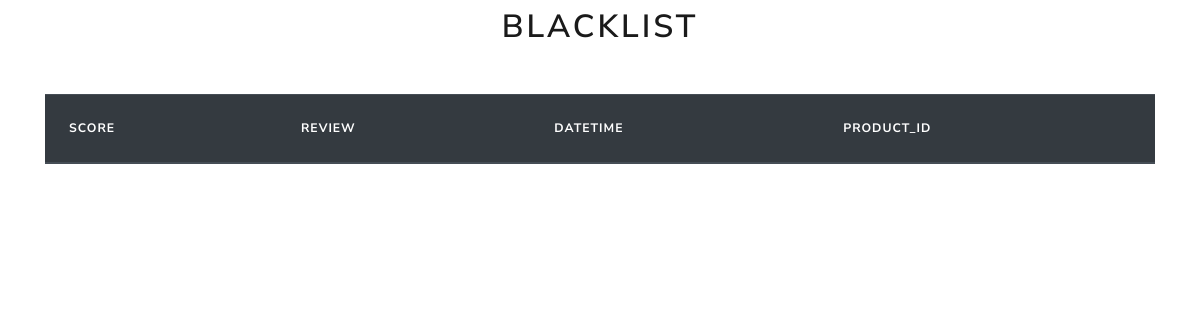
Before: /board/list/ with the older database file.
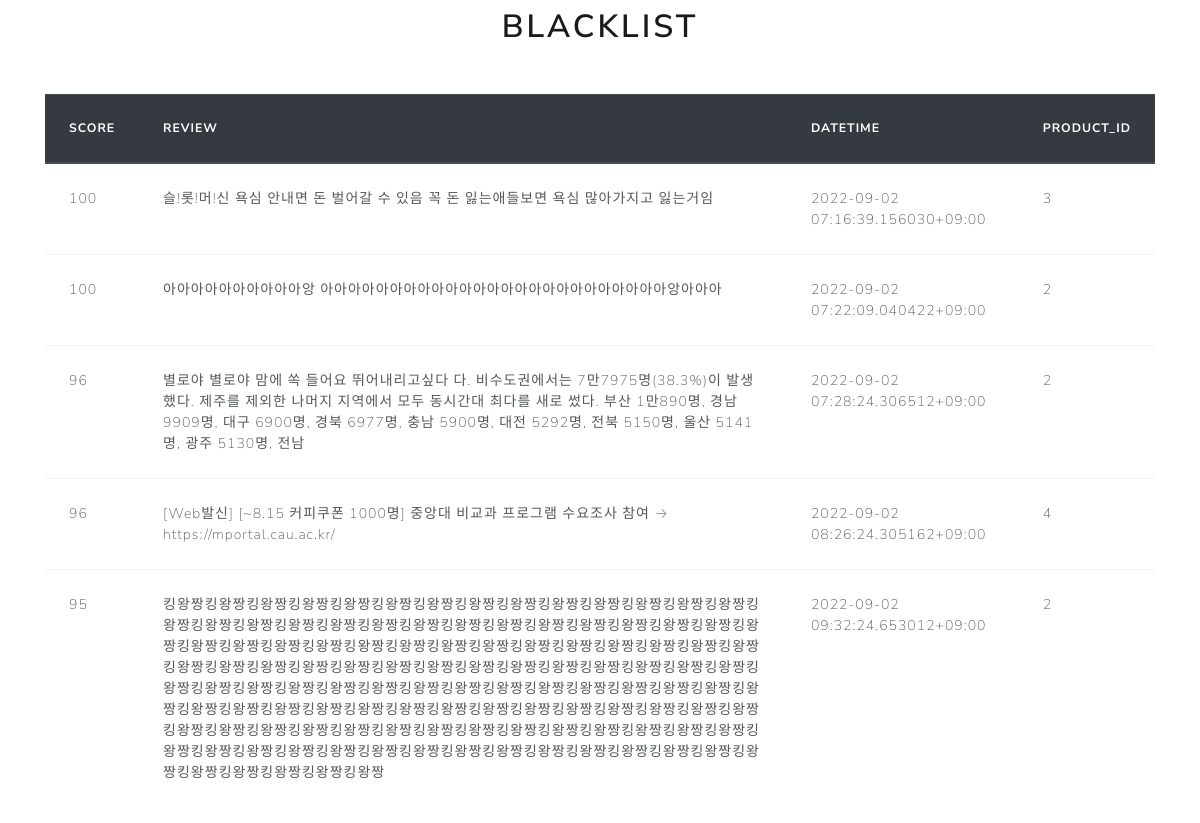
After: the same page with the newer database file.
### base/models.py (models this page shows)
class Blacklist(models.Model):
    score =  models.IntegerField(null=True, blank=True)
    review = models.TextField(null=True, blank=True)
    datetime = models.TextField(null=True, blank=True)
    product_id = models.TextField(null=True, blank=True)
    _id = models.AutoField(primary_key=True, editable=False)
    def __str__(self):
        return str(self.score)

### base/views/board_views.py (the view)
# urls.py: path('list/', views.board_list),
def board_list(request):
    queryset = Blacklist.objects.all()
    print(queryset)
    return render(request, "board_list.html", {"boards": queryset})

### base/templates/board_list.html (shortened to what this page needs)
<!DOCTYPE html>
<html lang="en">
  <head>
    <link
      rel="stylesheet"
      href="https://stackpath.bootstrapcdn.com/bootstrap/4.5.0/css/bootstrap.min.css"
    />
    <link rel="stylesheet" href="/static/bootstrap.min.css" />
  </head>
  <body>
    <h1> BlackList </h1>
    <div class="container">
      <div class="row mt-5">
        <div class="col-12">
          <table class="table">
            <thead class="thead-dark">
              <tr>
                <th scope="col">score</th>
                <th scope="col">review</th>
                <th scope="col">datetime</th>
                <th scope="col">product_id</th>
              </tr>
            </thead>
            <tbody>
              {% for board in boards %}
              <tr>
                <td>{{ board.score }} </td>
                <td>{{ board.review }} </td>
                <td>{{ board.datetime }}</td>
                <td>{{ board.product_id }} </td>
              </tr>
              {% endfor %}
              </tbody>
          </table>
        </div>
      </div>
    </div>
  </body>
</html>

### base/templates/board_list.html (style rules this page uses)
h1 { text-align: center; }

Changed rows visible on the page:
added Blacklist: score "100", review "슬!롯!머!신 욕심 안내면 돈 벌어갈 수 있음 꼭 돈 잃는애들보면 욕심 많아가지고 잃는거임", datetime "2022-09-02 07:16:39.156030+09:00", product_id "3"
added Blacklist: score "100", review "아아아아아아아아아아앙 아아아아아아아아아아아아아아아아아아아아아아아아아앙아아아", datetime "2022-09-02 07:22:09.040422+09:00", product_id "2"
added Blacklist: score "96", review "별로야 별로야 맘에 쏙 들어요 뛰어내리고싶다 다. 비수도권에서는 7만7975명(38.3%)이 발생했다. 제주를 제외한 나머지 지역에서 모두 동시간대 최다를 새로 썼다. 부산 1만890명, 경남 9909명, 대구 6900명, 경북 6977명, 충남 5900명, 대전 5292명, 전북 5150명, 울산 5141명, 광주 5130명, 전남", datetime "2022-09-02 07:28:24.306512+09:00", product_id "2"
added Blacklist: score "96", review "[Web발신] [~8.15 커피쿠폰 1000명] 중앙대 비교과 프로그램 수요조사 참여 → https://mportal.cau.ac.kr/", datetime "2022-09-02 08:26:24.305162+09:00", product_id "4"
added Blacklist: score "95", review "킹왕짱킹왕짱킹왕짱킹왕짱킹왕짱킹왕짱킹왕짱킹왕짱킹왕짱킹왕짱킹왕짱킹왕짱킹왕짱킹왕짱킹왕짱킹왕짱킹왕짱킹왕짱킹왕짱킹왕짱킹왕짱킹왕짱킹왕짱킹왕짱킹왕짱킹왕짱킹왕짱킹왕짱킹왕짱킹왕짱킹왕짱킹왕짱킹왕짱킹왕짱킹왕짱킹왕짱킹왕짱킹왕짱킹왕짱킹왕짱킹왕짱킹왕짱킹왕짱킹왕짱킹왕짱킹왕짱킹왕짱킹왕짱킹왕짱킹왕짱킹왕짱킹왕짱킹왕짱킹왕짱킹왕짱킹왕짱킹왕짱킹왕짱킹왕짱킹왕짱킹왕짱킹왕짱킹왕짱킹왕짱킹왕짱킹왕짱킹왕짱킹왕짱킹왕짱킹왕짱킹왕짱킹왕짱킹왕짱킹왕짱킹왕짱킹왕짱킹왕짱킹왕짱킹왕짱킹왕짱킹왕짱킹왕짱킹왕짱킹왕짱킹왕짱킹왕짱킹왕짱킹왕짱킹왕짱킹왕짱킹왕짱킹왕짱킹왕짱킹왕짱킹왕짱킹왕짱킹왕짱킹왕짱킹왕짱킹왕짱킹왕짱킹왕짱킹왕짱킹왕짱킹왕짱킹왕짱킹왕짱킹왕짱킹왕짱킹왕짱킹왕짱킹왕짱킹왕짱킹왕짱킹왕짱킹왕짱킹왕짱킹왕짱킹왕짱킹왕짱", datetime "2022-09-02 09:32:24.653012+09:00", product_id "2"
